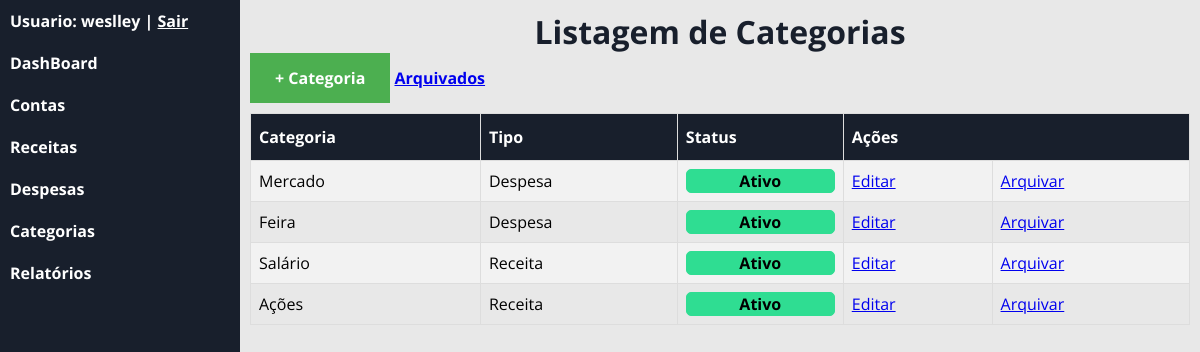
The page /?c=categorias (signed in) on the database as committed earlier.
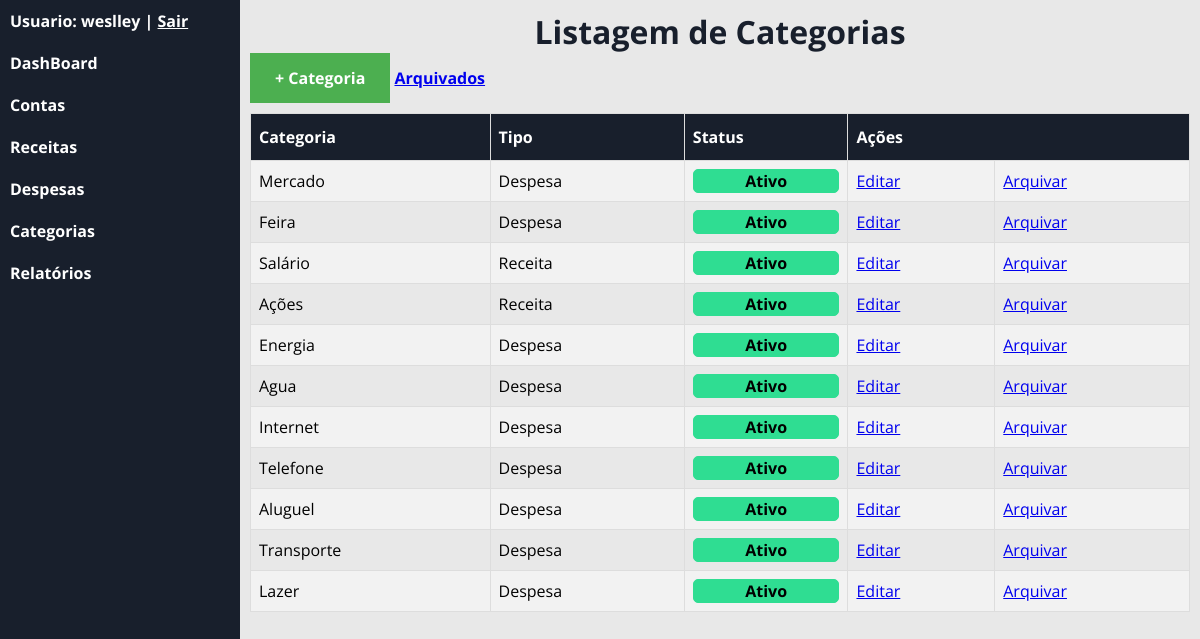
The same page on the database as committed later.
### tables this page shows
CREATE TABLE `categoria` (
  `id` int(11) NOT NULL,
  `nome` varchar(60) NOT NULL,
  `tipo` varchar(7) NOT NULL,
  `statusCat` tinyint(1) DEFAULT NULL,
  `idUsuario` int(11) DEFAULT NULL
);

### app/controller/Categorias.php (called while the page is built, shortened)
<?php
    class Categorias extends Controller
    {
        public function index()
        {
            try {
                $carRespository = new Repository('app\model\class\Categoria');
                $criteria = new Criteria;
                $criteria->add('idUsuario','=',Usuario::get('id'));
                if(isset($_GET['f'])&& $_GET['f'] =='arquivados')
                {
                    $criteria->add('statusCat','=','0');
                }
                else{
                    $criteria->add('statusCat','=','1');
                }
                $resultado = $carRespository->load($criteria);
            } catch (\Exception $e) {
                echo $e->getMessage();
                Transaction::rollback();
            }
            $this->view([
                'template/header',
                'categoria/listagem',
                'template/footer'
            ],[
                'usuario_logado' => Usuario::get('nome'),
                'catItens' => $resultado,
                'msg' => FlashMessage::get()
            ]);
        }
    }

### app/model/Repository.php (called while the page is built, shortened)
<?php
    final class Repository
    {
        private $activeRecord;
        public function __construct($class)
        {
            $this->activeRecord = $class;
        }
        public function load(Criteria|null $criteria = null)
        {
            $sql = "SELECT * FROM ".constant($this->activeRecord.'::TABLENAME');
            if($criteria)
            {
                $expressao = $criteria->dump();
                if($expressao)
                {
                    $sql .= " WHERE ".$expressao;
                }
            }
            if($conn = Transaction::get())
            {
                $result = $conn->query($sql);
                $results = array();
                if($result)
                {
                    while($row = $result->fetchObject($this->activeRecord))
                    {
                        $results[] = $row;
                    }
                    return $results;
                }
            }
            else
            {
                throw new \Exception('Não há transação ativa!');
            }
        }
    }

### app/model/Criteria.php (called while the page is built, shortened)
<?php
    class Criteria
    {
        private $filters;
        function __construct()
        {
            $this->filters = array();
        }
        public function add($variable,$compare_operator,$value,$logic_operator = 'and')
        {
            if(empty($this->filters))
            {
                $logic_operator = null;
            }
            $this->filters[] = [$variable,$compare_operator,$this->transform($value),$logic_operator];
        }
        public function transform($value)
        {
            if(is_array($value))
            {
                foreach($value as $x)
                {
                    if(is_integer($x)){
                        $foo[] = $x;
                    }
                    else if(is_string($x))
                    {
                        $foo[] = "'$x'";
                    }
                }
                $result = '('.implode(',',$foo).')';
            }
            else if(is_string($value))
            {
                $result = "'$value'";
            }
            return $result;
        }
        public function dump()
        {
            if(is_array($this->filters) and count($this->filters) > 0)
            {
                $result = '';
                foreach($this->filters as $filter)
                {
                    $result .= $filter[3].' '.$filter[0].' '.$filter[1].' '.$filter[2].' ';
                }
                $result = trim($result);
                return "({$result})";
            }
        }
    }

### app/model/Record.php (called while the page is built, shortened)
<?php
    abstract class Record
    {
        protected array $data;
        public function __set($prop,$value)
        {
           if(method_exists($this,'set_'.$prop))
           {
            call_user_func(array($this,'set_'.$prop),$value);
           }
           else
           {
               if($value == null)
               {
                   unset($this->data[$prop]);
               }
               else{
                   $this->data[$prop] = $value;
               }
           }
        }
        public function __get($prop)
        {
           if(method_exists($this,'get_'.$prop))
           {
            return call_user_func(array($this,'get_'.$prop));
           }
           else
           {
               if(isset($this->data[$prop]))
               {
                   return $this->data[$prop];
               }
           }
        }
    }

### app/view/categoria/listagem.php (the view, shortened to what this page needs)
<h1 id="titulo-categoria">Listagem de Categorias</h1>
<a href="./?c=categorias&m=inserir" id="btn-catInserir"><b>+ Categoria</b></a>
<a href="./?c=categorias&f=arquivados"><b>Arquivados</b></a>
<table id="customers">
  <tr>
    <th>Categoria</th>
    <th>Tipo</th>
    <th>Status</th>
    <th colspan="2">Ações</th>
  </tr>
  <?php
    if(isset($catItens) && count($catItens) > 0):
      foreach ($catItens as $categoria):
  ?>
  <tr>
    <td><?= $categoria->nome ?></td>
    <td><?= $categoria->tipo?></td>
    <td><?= $categoria->statusCat ? '<div class ="status_categoria_ativo">Ativo</div>' :'<div class ="status_categoria_arquivado">Arquivado</div>' ?></td>
    <?php if(isset($_GET['f'])&& $_GET['f'] =='arquivados'): ?>
      <td><a href="./?c=categorias&m=ativar&id=<?= $categoria->id ?>">Reativar</a></td>
    <?php else: ?>
      <td><a href="./?c=categorias&m=editar&id=<?= $categoria->id ?>">Editar</a></td>
      <td><a href="./?c=categorias&m=arquivar&id=<?= $categoria->id ?>">Arquivar</a></td>
    <?php endif; ?>
  </tr>
  <?php endforeach;?>
  <?php else:?>
    <tr>
    <td colspan="4" style="text-align: center;">Vazio!</td>
    </tr>
  <?php endif;?>
</table>

### index.php (shortened to what this page needs)
<?php
    $classe = isset($_GET['c']) ? NAMESPACE_CONTROLLER.ucfirst($_GET['c']) : NAMESPACE_CONTROLLER.'Login';
    $metodo = isset($_GET['m']) ? strtolower($_GET['m']) : 'index';
    if(class_exists($classe))
    {
        $c = new $classe;
        if(method_exists($c,$metodo))
        {
            $m = $metodo;
            $c->$m();
            exit();
        }
    }

### app/controller/Controller.php (shortened to what this page needs)
<?php
    abstract class Controller
    {
        protected function view(array $templates,array $dados = array())
        {
            foreach($templates as $template)
            {
                require_once __DIR__."/../view/{$template}.php";
            }
        }
    }

### app/view/template/header.php (shortened to what this page needs)
<!DOCTYPE html>
<html lang="pt-br">
<head>
    <link rel="stylesheet" type="text/css" href="assets/css/style.css">
    <link rel="stylesheet" type="text/css" href="assets/css/dashboard.css">
    <link rel="stylesheet" href="https://cdnjs.cloudflare.com/ajax/libs/font-awesome/6.0.0-beta2/css/all.min.css">
</head>
<body>
    <div id="menu">
        <h4 id="logo-sistema">Usuario: <?= $usuario_logado ?> | <a href="./?c=deslogar" style="color: white;">Sair</a></h4>
        <ul>
            <li><a href="./?c=home">DashBoard</a></li>
            <li><a href="./?c=contas">Contas</a></li>
            <li><a href="./?c=receita">Receitas</a></li>
            <li><a href="./?c=despesa">Despesas</a></li>
            <li><a href="./?c=categorias">Categorias</a></li>
            <li><a href="#Relatórios">Relatórios</a></li>
        </ul>
    </div>
    <div id="conteudo">
        <div class="exemplo">

### app/view/template/footer.php
        </div>
    </div>
</body>
</html>

### assets/css/style.css (style rules this page uses)
* { padding: 0px; margin: 0px; font-family: 'Open Sans', sans-serif; box-sizing: border-box; }
#menu,#conteudo { height: 100vh; float: left; }
#menu { background-color:#181F2C ; width: 20%; }
#conteudo { background-color: #E8E8E8; width: 80%; padding: 10px; overflow: auto; }
ul li { display: block; }
ul li a { display: inline-block; width: 100%; padding: 10px; text-align: left; text-decoration: none; color: white; font-weight: bold; }
.exemplo { overflow: auto; }
#logo-sistema { color: white; padding: 10px; }
#customers { font-family: Arial, Helvetica, sans-serif; border-collapse: collapse; width: 100%; }
#customers td, #customers th { border: 1px solid #ddd; padding: 8px; }
#customers tr:nth-child(even) { background-color: #f2f2f2; }
#customers th { padding-top: 12px; padding-bottom: 12px; text-align: left; background-color: #181F2C; color: white; }
#btn-catInserir { display: inline-block; margin-bottom: 10px; }
#btn-catInserir:link, #btn-catInserir:visited { background-color: #4CAF50; color: white; padding: 14px 25px; text-align: center; text-decoration: none; display: inline-block; }
#titulo-categoria,#titulo-despesa,#titulo-receita { text-align: center; font-weight: bold; color: 181F2C; }
.status_categoria_ativo { text-align: center; border-radius: 5px; font-weight: bold; background-color: #2FDD92; border: 1px solid #2FDD92; }
#titulo-categoria { text-align: center; font-weight: bold; color: #181F2C; }
#titulo-categoria { text-align: center; font-weight: bold; color: 181F2C; }

Rows that differ between the two databases and show on the page:
added categoria: nome "Energia", tipo "Despesa", statusCat "Ativo"
added categoria: nome "Agua", tipo "Despesa", statusCat "Ativo"
added categoria: nome "Internet", tipo "Despesa", statusCat "Ativo"
added categoria: nome "Telefone", tipo "Despesa", statusCat "Ativo"
added categoria: nome "Aluguel", tipo "Despesa", statusCat "Ativo"
added categoria: nome "Transporte", tipo "Despesa", statusCat "Ativo"
added categoria: nome "Lazer", tipo "Despesa", statusCat "Ativo"
